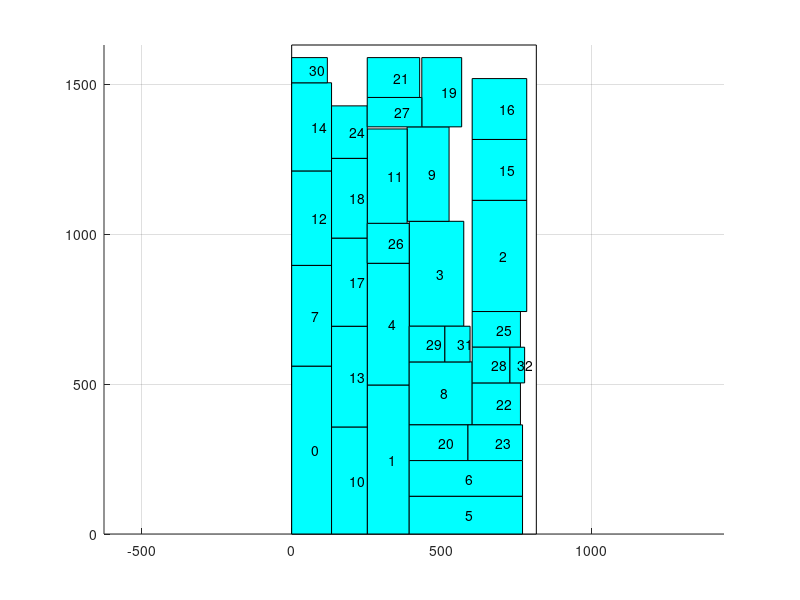

Write MATLAB code to recreate this figure.
axis equal;
hold on;
grid on;
cap_x=[ 0 0 816 816 0 ];
cap_y=[ 0 1631 1631 0 0 ];
fill(cap_x,cap_y,'w');
block_x=[ 0 133 133 0 0 ];
block_y=[ 0 0 560 560 0 ];
fill(block_x,block_y,'c');
text(66,280,'0');
block_x=[ 252 392 392 252 252 ];
block_y=[ 0 0 497 497 0 ];
fill(block_x,block_y,'c');
text(322,248,'1');
block_x=[ 602 784 784 602 602 ];
block_y=[ 742 742 1113 1113 742 ];
fill(block_x,block_y,'c');
text(693,927,'2');
block_x=[ 392 574 574 392 392 ];
block_y=[ 693 693 1043 1043 693 ];
fill(block_x,block_y,'c');
text(483,868,'3');
block_x=[ 252 392 392 252 252 ];
block_y=[ 497 497 903 903 497 ];
fill(block_x,block_y,'c');
text(322,700,'4');
block_x=[ 392 770 770 392 392 ];
block_y=[ 0 0 126 126 0 ];
fill(block_x,block_y,'c');
text(581,63,'5');
block_x=[ 392 770 770 392 392 ];
block_y=[ 126 126 245 245 126 ];
fill(block_x,block_y,'c');
text(581,185,'6');
block_x=[ 0 133 133 0 0 ];
block_y=[ 560 560 896 896 560 ];
fill(block_x,block_y,'c');
text(66,728,'7');
block_x=[ 392 602 602 392 392 ];
block_y=[ 364 364 574 574 364 ];
fill(block_x,block_y,'c');
text(497,469,'8');
block_x=[ 385 525 525 385 385 ];
block_y=[ 1043 1043 1358 1358 1043 ];
fill(block_x,block_y,'c');
text(455,1200,'9');
block_x=[ 133 252 252 133 133 ];
block_y=[ 0 0 357 357 0 ];
fill(block_x,block_y,'c');
text(192,178,'10');
block_x=[ 252 385 385 252 252 ];
block_y=[ 1036 1036 1351 1351 1036 ];
fill(block_x,block_y,'c');
text(318,1193,'11');
block_x=[ 0 133 133 0 0 ];
block_y=[ 896 896 1211 1211 896 ];
fill(block_x,block_y,'c');
text(66,1053,'12');
block_x=[ 133 252 252 133 133 ];
block_y=[ 357 357 693 693 357 ];
fill(block_x,block_y,'c');
text(192,525,'13');
block_x=[ 0 133 133 0 0 ];
block_y=[ 1211 1211 1505 1505 1211 ];
fill(block_x,block_y,'c');
text(66,1358,'14');
block_x=[ 602 784 784 602 602 ];
block_y=[ 1113 1113 1316 1316 1113 ];
fill(block_x,block_y,'c');
text(693,1214,'15');
block_x=[ 602 784 784 602 602 ];
block_y=[ 1316 1316 1519 1519 1316 ];
fill(block_x,block_y,'c');
text(693,1417,'16');
block_x=[ 133 252 252 133 133 ];
block_y=[ 693 693 987 987 693 ];
fill(block_x,block_y,'c');
text(192,840,'17');
block_x=[ 133 252 252 133 133 ];
block_y=[ 987 987 1253 1253 987 ];
fill(block_x,block_y,'c');
text(192,1120,'18');
block_x=[ 434 567 567 434 434 ];
block_y=[ 1358 1358 1589 1589 1358 ];
fill(block_x,block_y,'c');
text(500,1473,'19');
block_x=[ 392 588 588 392 392 ];
block_y=[ 245 245 364 364 245 ];
fill(block_x,block_y,'c');
text(490,304,'20');
block_x=[ 252 427 427 252 252 ];
block_y=[ 1456 1456 1589 1589 1456 ];
fill(block_x,block_y,'c');
text(339,1522,'21');
block_x=[ 602 763 763 602 602 ];
block_y=[ 364 364 504 504 364 ];
fill(block_x,block_y,'c');
text(682,434,'22');
block_x=[ 588 770 770 588 588 ];
block_y=[ 245 245 364 364 245 ];
fill(block_x,block_y,'c');
text(679,304,'23');
block_x=[ 133 252 252 133 133 ];
block_y=[ 1253 1253 1428 1428 1253 ];
fill(block_x,block_y,'c');
text(192,1340,'24');
block_x=[ 602 763 763 602 602 ];
block_y=[ 623 623 742 742 623 ];
fill(block_x,block_y,'c');
text(682,682,'25');
block_x=[ 252 392 392 252 252 ];
block_y=[ 903 903 1036 1036 903 ];
fill(block_x,block_y,'c');
text(322,969,'26');
block_x=[ 252 434 434 252 252 ];
block_y=[ 1358 1358 1456 1456 1358 ];
fill(block_x,block_y,'c');
text(343,1407,'27');
block_x=[ 602 728 728 602 602 ];
block_y=[ 504 504 623 623 504 ];
fill(block_x,block_y,'c');
text(665,563,'28');
block_x=[ 392 511 511 392 392 ];
block_y=[ 574 574 693 693 574 ];
fill(block_x,block_y,'c');
text(451,633,'29');
block_x=[ 0 119 119 0 0 ];
block_y=[ 1505 1505 1589 1589 1505 ];
fill(block_x,block_y,'c');
text(59,1547,'30');
block_x=[ 511 595 595 511 511 ];
block_y=[ 574 574 693 693 574 ];
fill(block_x,block_y,'c');
text(553,633,'31');
block_x=[ 728 777 777 728 728 ];
block_y=[ 504 504 623 623 504 ];
fill(block_x,block_y,'c');
text(752,563,'32');
